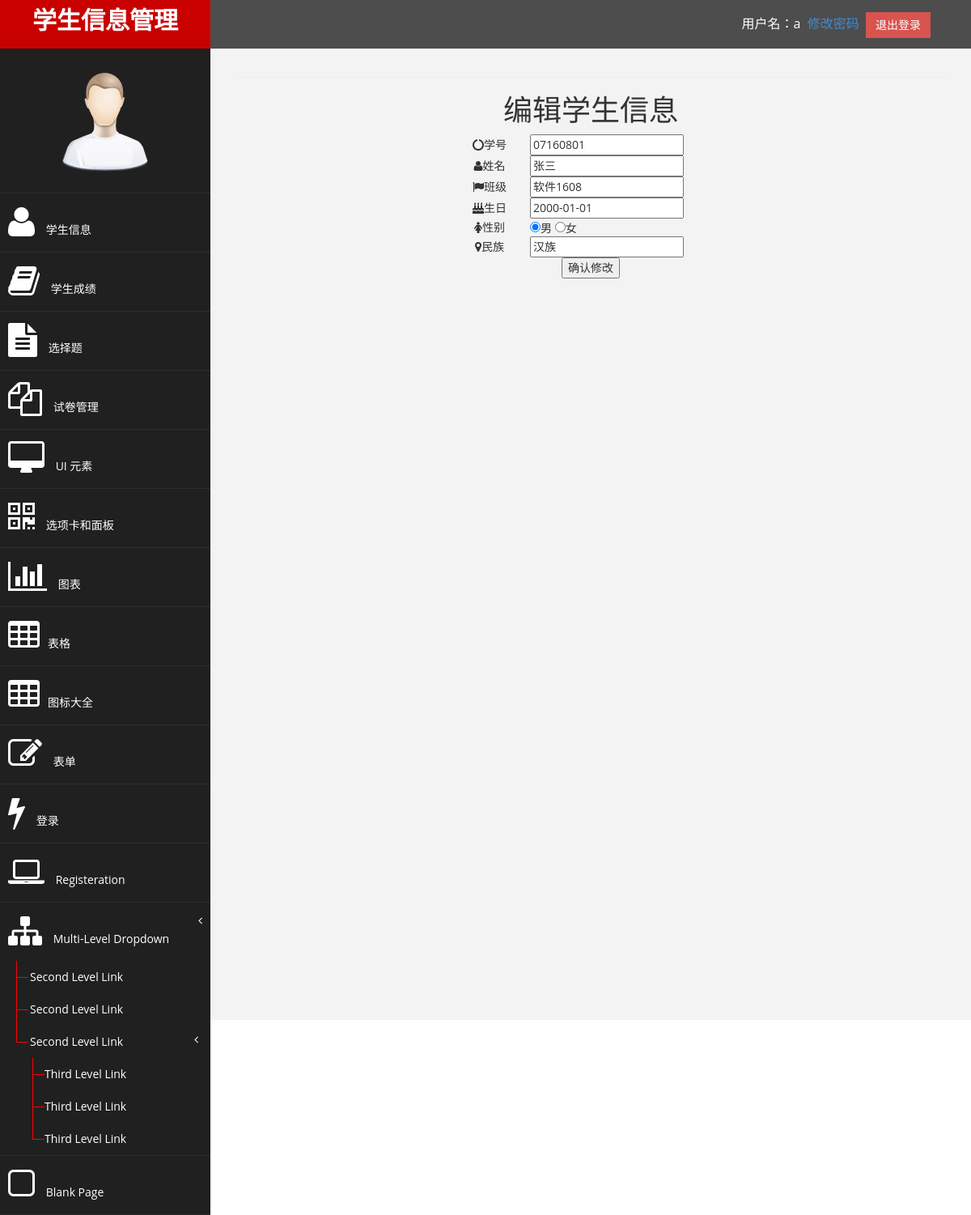
Page /edit.php?id=1 (signed in) on the committed database.
### tables this page shows
CREATE TABLE IF NOT EXISTS `student` (
  `id` int(10) unsigned NOT NULL AUTO_INCREMENT,
  `studentId` varchar(8) NOT NULL,
  `name` varchar(20) NOT NULL,
  `className` varchar(20) NOT NULL,
  `birthday` date NOT NULL,
  `sex` char(1) NOT NULL DEFAULT '男',
  `nation` varchar(10) NOT NULL,
  PRIMARY KEY (`id`)
);

### edit.php (the view, shortened to what this page needs)
<?php require_once 'base.php';?>
<?php
$id = $_REQUEST ['id'];
$query = "select * from student where id=$id";
$result = mysql_query ( $query );
$row = mysql_fetch_array ( $result );
?>
<div id="page-wrapper" align='center'>
	<div class="row">
		<div class="col-md-12">
			<hr />
			<h1 align='center'>编辑学生信息</h1>
		<form action="editdo.php" method='post'>
			<table width=350 cellspacing=0 cellpadding=5>
				<tr>
					<td width=100 align='center'><i class='fa fa-circle-o-notch fa-1x'></i>学号</td>
					<td><input type='text' name='studentId'
						value='<?=$row ['studentId']?>' /></td>
				</tr>
				<tr>
					<td width=100 align='center'><i
							class='fa fa-user fa-1x'></i>姓名</td>
					<td><input type='text' name='name' value=<?=$row ['name']?> /></td>
				</tr>
				<tr>
					<td width=100 align='center'><i
							class='fa fa-flag fa-1x'></i>班级</td>
					<td><input type='text' name='className'
						value=<?=$row ['className']?> /></td>
				</tr>
				</div>
				<tr>
					<td width=100 align='center'><i class='fa fa-birthday-cake fa-1x'></i>生日</td>
					<td><input class="laydate-icon" type='text' id='birthday'
						name='birthday' value=<?=$row ['birthday']?> /></td>
				</tr>
				<tr>
					<td width=100 align='center'><i
							class='fa fa-female fa-1x'></i>性别</td>
					<td><input type='radio' name='sex' value='男'
						<?=$row ['sex']=='男'?'checked':''?>>男</input> <input type='radio'
						name='sex' value='女' <?=$row ['sex']=='女'?'checked':''?>>女</input>
					</td>
				</tr>
				<tr>
					<td width=100 align='center'><i
							class='fa fa-map-marker fa-1x'></i>民族</td>
					<td><input type='text' name='nation' value=<?=$row ['nation']?> /></td>
				</tr>
				<tr>
					<td width=100 align='center' colspan=2><input type='submit'
						value='确认修改' /></td>
				</tr>
	</div>
</body>
</html>

### assets/css/custom.css (style rules this page uses)
body { font-family: 'Open Sans', sans-serif; }
#page-wrapper { padding: 15px 15px; min-height: 600px; background:#F3F3F3; }
@media (min-width:768px) { #page-wrapper { margin: 0 0 0 260px; padding: 15px 30px; min-height: 1200px; } }

### rows in the picture
student: studentId "07160801", name "张三", className "软件1608", birthday "2000-01-01", sex "☑", nation "汉族"

### other values in the picture
$userName "a"
